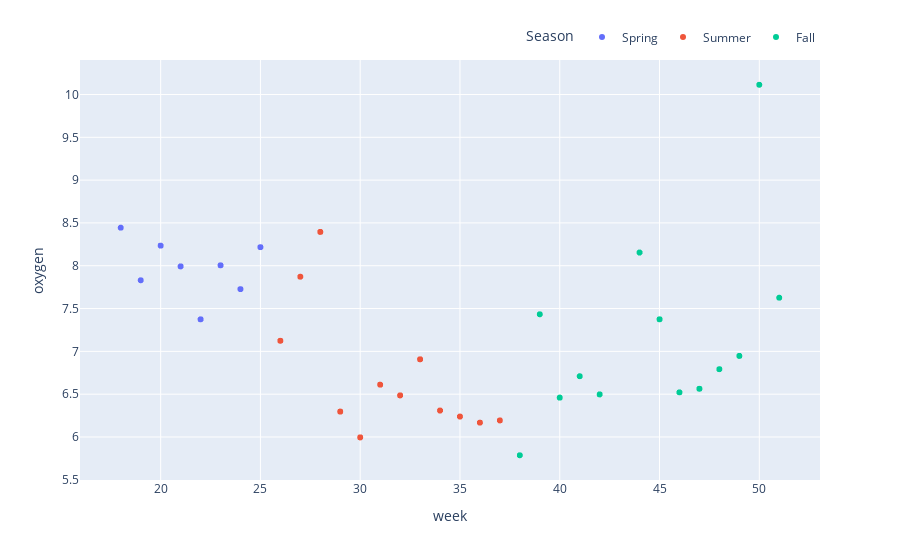

The notebook cell this image was saved under:
### Code cell
fig = px.scatter(mdtop5_dA, x="week", y="oxygen", color='Season')
fig.update_layout(legend=dict(
    orientation="h",
    yanchor="bottom",
    y=1.02,
    xanchor="right",
    x=1
))
fig.show()

### Figure 1 — Plotly figure (JSON) as saved in the notebook; plotly's stock layout.template omitted (floating-point values rounded to 4 significant figures; data arrays with more than 128 entries replaced by an {"elided": "..."} marker saying what was removed)
{"data": [{"hovertemplate": "Season=Spring<br>week=%{x}<br>oxygen=%{y}<extra></extra>", "legendgroup": "Spring", "marker": {"color": "#636efa", "symbol": "circle"}, "mode": "markers", "name": "Spring", "showlegend": true, "type": "scattergl", "x": {"elided": "576 int values"}, "xaxis": "x", "y": {"elided": "576 float values"}, "yaxis": "y"}, {"hovertemplate": "Season=Summer<br>week=%{x}<br>oxygen=%{y}<extra></extra>", "legendgroup": "Summer", "marker": {"color": "#EF553B", "symbol": "circle"}, "mode": "markers", "name": "Summer", "showlegend": true, "type": "scattergl", "x": {"elided": "936 int values"}, "xaxis": "x", "y": {"elided": "936 float values"}, "yaxis": "y"}, {"hovertemplate": "Season=Fall<br>week=%{x}<br>oxygen=%{y}<extra></extra>", "legendgroup": "Fall", "marker": {"color": "#00cc96", "symbol": "circle"}, "mode": "markers", "name": "Fall", "showlegend": true, "type": "scattergl", "x": {"elided": "936 int values"}, "xaxis": "x", "y": {"elided": "936 float values"}, "yaxis": "y"}], "layout": {"legend": {"orientation": "h", "title": {"text": "Season"}, "tracegroupgap": 0, "x": 1, "xanchor": "right", "y": 1.02, "yanchor": "bottom"}, "margin": {"t": 60}, "xaxis": {"anchor": "y", "domain": [0, 1], "title": {"text": "week"}}, "yaxis": {"anchor": "x", "domain": [0, 1], "title": {"text": "oxygen"}}}}
